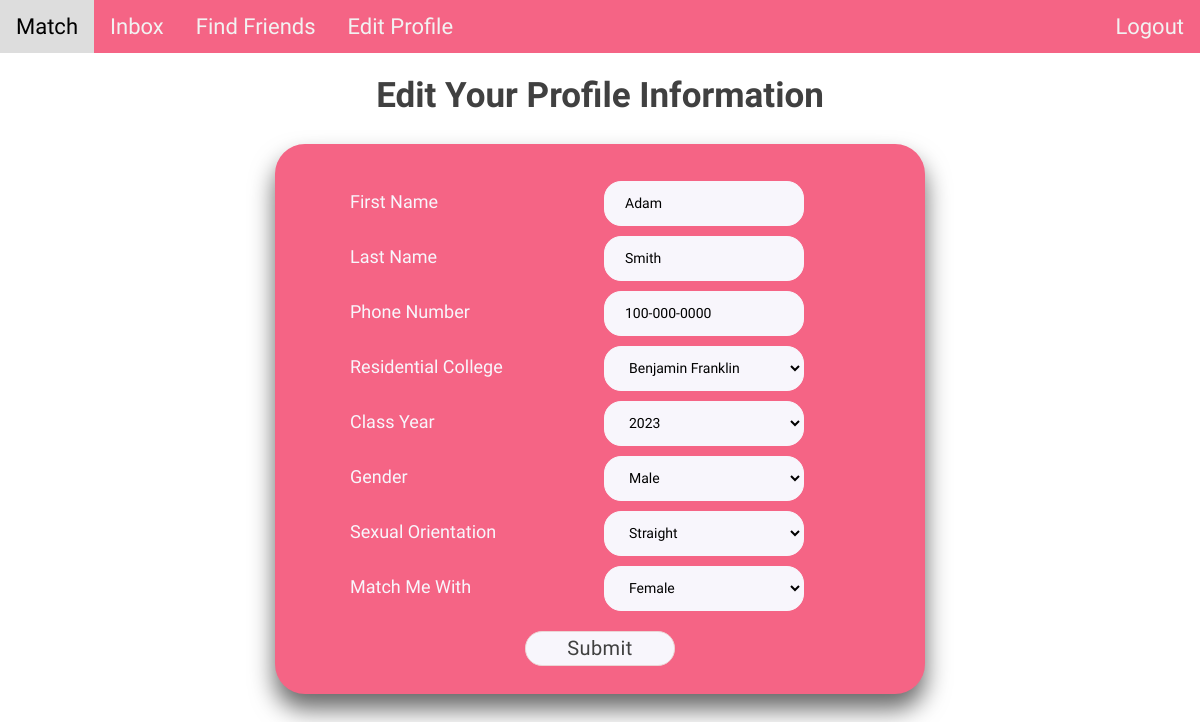
Screenshot of /profile (signed in) with the database file from the repository.
### tables this page shows
CREATE TABLE users (
    id integer primary key autoincrement,
    first_name text not null,
    last_name text not null,
    username text not null,
    password text not null,
    phone_number text,
    college text,
    class_year text,
    gender text,
    orientation text,
    preference text
);

### main.py (the view, shortened to what this page needs)
@app.route('/profile', methods=['POST', 'GET'])
@login_required
def profile():
    confirmation_message = None
    show_header = True
    print("check profile")
    username = session["username"]
    dict_info = retrieve_profile_info(username)
    if dict_info["number"] == None:
        show_header = False
    return render_template('profile.html', username=username,
                           firstname=dict_info["first_name"],
                           lastname=dict_info["last_name"],
                           number=dict_info["number"],
                           college=dict_info["college"],
                           class_year=dict_info["class_year"],
                           gender=dict_info["gender"],
                           orientation=dict_info["orientation"],
                           match_preference=dict_info["match_preference"],
                           show_header=show_header)

### helper.py (called while the page is built)
def login_required(f):
    @wraps(f)
    def decorated_function(*args, **kwargs):
        if session.get("username") is None:
            print(session.get("username"))
            return redirect("/")
        return f(*args, **kwargs)
    return decorated_function

### models.py (called while the page is built)
def retrieve_profile_info(username):
    con = sql.connect("database.db")
    cur = con.cursor()
    query = "SELECT * FROM users WHERE username = ?"
    cur.execute(query, [username])
    info = cur.fetchone()
    first_name = info[1]
    last_name = info[2]
    number = info[5]
    college = info[6]
    class_year = info[7]
    gender = info[8]
    orientation = info[9]
    match_preference = info[10]
    info_dict = {"first_name": first_name, "last_name": last_name, "number": number,
                 "college": college, "class_year": class_year, "gender": gender,
                 "orientation": orientation, "match_preference": match_preference}
    return info_dict

### templates/profile.html (shortened to what this page needs)
<!DOCTYPE html>
<html lang="en">
<head>
    <link href="/static/css/profile.css" rel="stylesheet" type="text/css" media="all">
</head>
<body>
    {% if show_header is true %}
        {% include "/header.html" %}
    {%endif%}
    <div class="profile-container">
        <div class="profile-title">
            <p>Edit Your Profile Information</p>
        </div>
        <br>
        <div class="profile-box">
            <form action="{{ url_for('profile', username=username) }}" method="post">
                <div class="item-box">
                    <label for="first name">First Name</label>
                    <input type="first_name" name="first_name" value="{{ firstname }}"><br/><br/>
                </div>
                <div class="item-box">
                    <label for="last name">Last Name</label>
                    <input type="last_name" name="last_name" value="{{ lastname }}"><br/><br/>
                </div>
                <div class="item-box">
                    <label for="phone_number">Phone Number</label>
                    <input type="phone_number" name="phone_number" pattern="[0-9]{3}-[0-9]{3}-[0-9]{4}" value="{{ number|default("000-000-0000", true) }}"><br/><br/>
                </div>
                <div class="item-box">
                    <label for="residential_college">Residential College</label>
                    <select id="residential_college" name="residential_college" value="{{ college }}">
                        <option value="Benjamin Franklin" {{ "selected='selected'" if college == 'Benjamin Franklin' else ""}}>Benjamin Franklin</option>
                    </select>
                </div>
                <div class="item-box">
                    <label for="class_year">Class Year</label>
                    <select id="class_year" name="class_year" value=" {{class_year}} ">
                        <option value="2023" {{ "selected='selected'" if class_year == '2023' else ""}}>2023</option>
                    </select>
                </div>
                <div class="item-box">
                    <label for="gender">Gender</label>
                    <select id="gender" name="gender" value = " {{gender}} ">
                        <option value="Male" {{ "selected='selected'" if gender == 'Male' else ""}}>Male</option>
                    </select>
                </div>
                <div class="item-box">
                    <label for="orientation">Sexual Orientation</label>
                    <select id="orientation" name="orientation" value = " {{orientation}} ">
                        <option value="Straight" {{ "selected='selected'" if orientation == 'Straight' else ""}}>Straight</option>
                    </select>
                </div>
                <div class="item-box">
                    <label for="match_preference">Match Me With</label>
                    <select id="match_preference" name="match_preference" value = " {{match_preference}} ">
                        <option value="Female" {{ "selected='selected'" if match_preference == 'Female' else ""}}>Female</option>
                    </select>
                </div>
                <br>
                <input type="submit" class="button" value="Submit"/>
            </form>
        </div>
    </div>
</body>
</html>

### static/css/profile.css (style rules this page uses)
body { margin: 0; padding: 0; background: white; }
.profile-title { display: flex; flex-direction: column; align-items: center; justify-content: center; margin-top: 1%; }
.profile-title p { font-family: 'Domine'; font-style: normal; font-weight: 700; font-size: 35px; color: #404040; margin: 0; margin-top: 10px; }
.profile-box { display: flex; align-items: center; justify-content: center; margin: 0 auto; margin-top: 10px; width: 650px; height: 550px; box-sizing: border-box; box-shadow: 0 15px 25px rgba(0, 0, 0, .6); background: #F56485; border-radius: 30px; flex-direction: column; }
.item-box { flex-direction: row; width: 500px; height: 55px; }
input, select { display: inline-block; font-size: 14px; width: 200px; height: 45px; padding: 12px 20px; margin: 8px 0; display: inline-block; border: 1px solid #F8F6FC; background: #F8F6FC; border-radius: 17px; box-sizing: border-box; font-family: 'M PLUS Rounded 1c'; }
label { display: inline-block; clear: left; width: 250px; text-align: left; font-family: 'M PLUS Rounded 1c'; font-size: 18px; color: #F8F6FC }
.button { box-sizing: border-box; flex-direction: row; margin: auto; align-items: center; padding: 4px 15px; gap: 8px; width: 150px; height: 35px; background: #F8F6FC; border: 1px solid #EBD5D5; border-radius: 17px; flex: none; order: 2; flex-grow: 0; font-family: 'M PLUS Rounded 1c'; font-style: normal; font-size: 20px; line-height: 22px; display: flex; text-align: center; letter-spacing: 0.41px; color: #404040; display: block; margin-right: auto; margin-left: auto; cursor: pointer; }

### rows the page displays
users: first_name "Adam", last_name "Smith", phone_number "100-000-0000", gender "Male", match_preference "Female"
